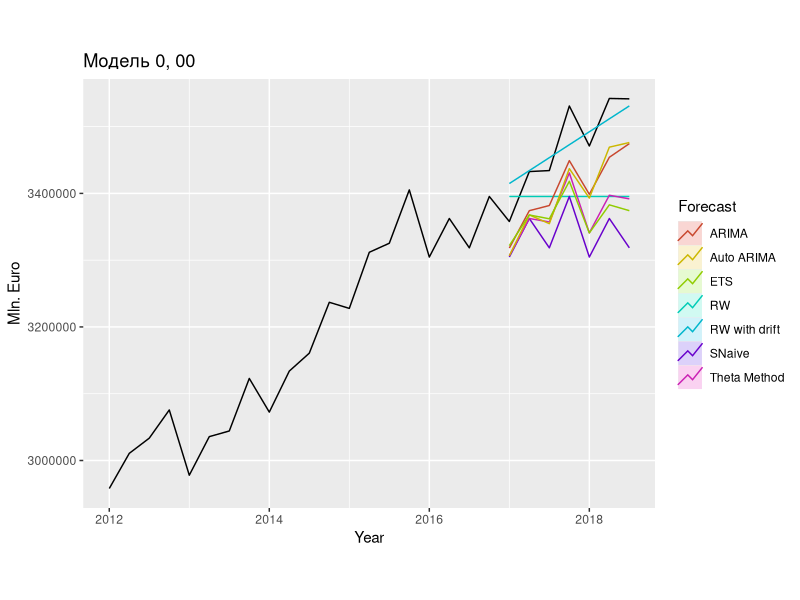
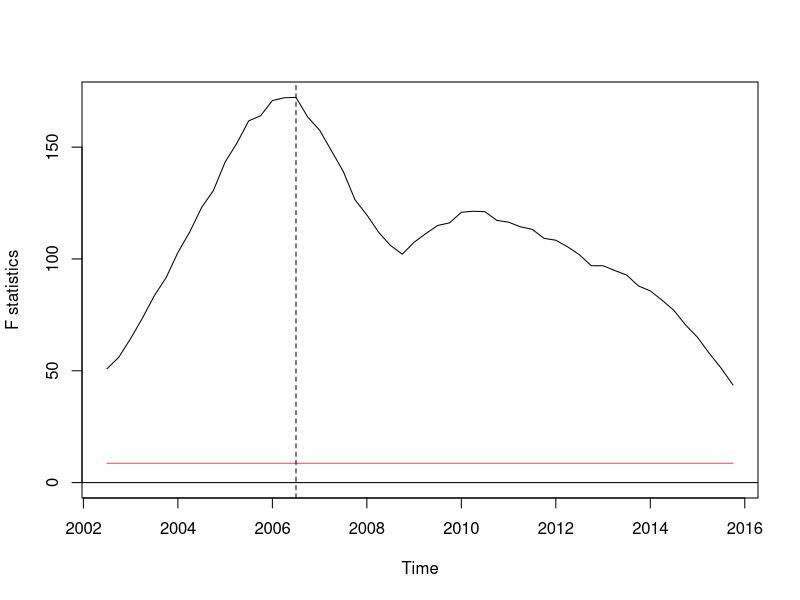
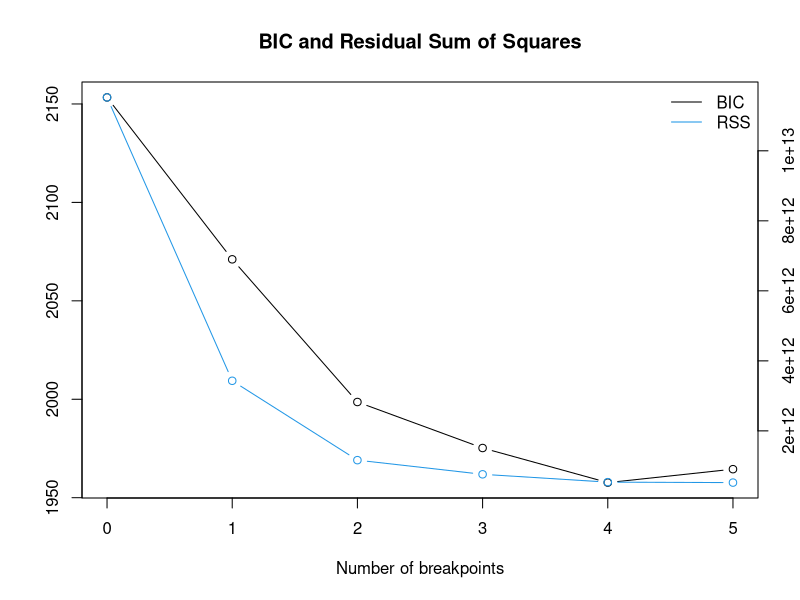
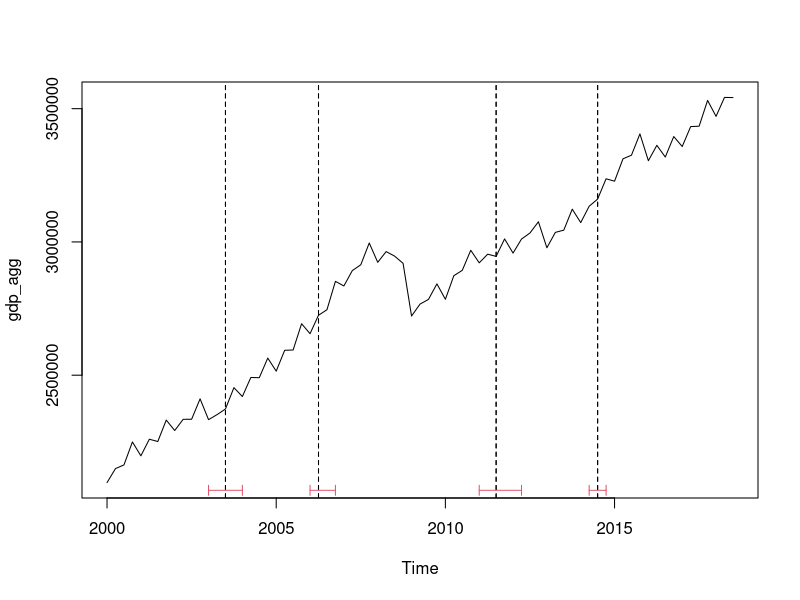

Generate these figures, in order, with R: (Note: this script raises an error after producing the figures.)
library(forecast)
library(ggplot2)
library(dplyr)

df_eu  <-  read.csv(file="hts_eu_a10.csv", header=TRUE, sep=",", row.names =1 )

gdp_agg <- df_eu_sums <-  rowSums(df_eu)

gdp_agg %>% head()

gdp_agg  <- ts(gdp_agg, frequency = 4, start = 2000) 

train <- window(gdp_agg, end=c(2016,4))
test <- window(gdp_agg, start=c(2017,1))

ets(train)

auto.arima(train)

auto.arima(train, ic='bic')

Arima(train, order=c(2,1,2), seasonal=c(2,1,2))

gdp_rwf <- rwf(train,h=7)
gdp_rwfwd <- rwf(train,h=7, drift=TRUE)
gdp_snaive  <- snaive(train,h=7)
gdp_theta  <- thetaf(train, h=7)
gdp_arima  <- forecast(Arima(train, order=c(2,1,2), seasonal=c(2,1,2)), h=7)
gdp_auto_arima  <- forecast(auto.arima(train), h=7)
gdp_ets <- forecast(ets(train), h=7)

cat("RW")
accuracy(gdp_rwf, test)[, c(2,5,7,8)]
cat("RW with drift ")
accuracy(gdp_rwfwd, test)[, c(2,5,7,8)]
cat("SNaive")
accuracy(gdp_snaive, test)[, c(2,5,7,8)]
cat("Theta")
accuracy(gdp_theta, test)[, c(2,5,7,8)]
cat("ARIMA")
accuracy(gdp_arima, test)[, c(2,5,7,8)]
cat("Auto ARIMA")
accuracy(gdp_auto_arima, test)[, c(2,5,7,8)]
cat("ETS")
accuracy(gdp_ets, test)[, c(2,5,7,8)]

autoplot(window(gdp_agg, start=2012)) +
    autolayer(gdp_rwf, series="RW", PI=FALSE) +
    autolayer(gdp_rwfwd, series="RW with drift", PI=FALSE) +
    autolayer(gdp_snaive, series="SNaive", PI=FALSE) +
    autolayer(gdp_theta, series="Theta Method", PI=FALSE) +
    autolayer(gdp_arima, series="ARIMA", PI=FALSE) +
    autolayer(gdp_auto_arima, series="Auto ARIMA", PI=FALSE) +
    autolayer(gdp_ets, series="ETS", PI=FALSE) +
    xlab("Year") + ylab("Mln. Euro") +
    ggtitle("Модель 0, 00") +
    guides(colour=guide_legend(title="Forecast")) +
    theme(aspect.ratio = 0.75)

library(strucchange)

## F statistics indicate one breakpoint
fs.gdp_agg <- Fstats(gdp_agg ~ 1)
plot(fs.gdp_agg)
breakpoints(fs.gdp_agg)
lines(breakpoints(fs.gdp_agg))

a <- breakpoints(fs.gdp_agg)

    ## or
bp.gdp_agg <- breakpoints(gdp_agg ~ 1)
summary(bp.gdp_agg)

## the BIC also chooses one breakpoint
plot(bp.gdp_agg)
breakpoints(bp.gdp_agg)

## fit null hypothesis model and model with 1 breakpoint
fm0 <- lm(gdp_agg ~ 1)
fm1 <- lm(gdp_agg ~ breakfactor(bp.gdp_agg, breaks = 1))

plot(gdp_agg)
lines(ts(fitted(fm0), start = 1871), col = 3)
lines(ts(fitted(fm1), start = 1871), col = 4)
lines(bp.gdp_agg)

## confidence interval
ci.gdp_agg <- confint(bp.gdp_agg)
ci.gdp_agg
lines(ci.gdp_agg)

#### Simulated data example ###
segs <- 6 # Number of segements
M <- c(1500, 2200, 800, 2500, 1000, 2000) # Segment width
#true.locations <- c(1501, 3701, 4501, 7001, 8001) # True break-point locations
seg <- NULL
p <- c(0.45, 0.25, 0.4, 0.2, 0.3, 0.6) # Specification of p's for each segment
for(j in 1:segs){
seg <- c(seg, rnbinom(M[j], size =10, prob = p[j]))
}
simdata <- as.data.frame(seg)
rm(p, M, seg, segs, j)
#plot(data[, 1])
## Not run:
## CE with the four parameter beta distribution with BIC as the selection criterion ##
obj1 <- CE.NB(simdata, distyp = 1, penalty = BIC, parallel = TRUE) # Parallel computation
obj1
profilePlot(obj1, simdata) # To obtain the mean profile plot
## CE with truncated normal distribution with BIC as the selection criterion ##
obj2 <- CE.NB(simdata, distyp = 2, penalty = BIC, parallel = TRUE) # Parallel computation
obj2
profilePlot(obj1, simdata) # To obtain the mean profile plot
## End(Not run)
